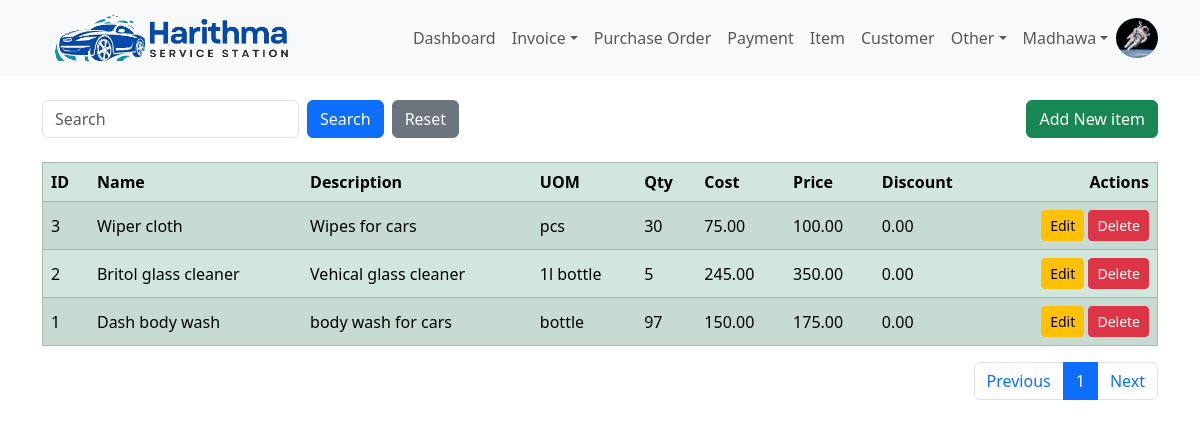
Page /item (signed in) on the committed database.
### harithmapos/models.py (models this page shows, shortened)
class User(db.Model, UserMixin):
    id = db.Column(db.Integer, primary_key=True)
    email = db.Column(db.String(120), unique=True, nullable=False)
    name = db.Column(db.String(50), nullable=False)
    image = db.Column(db.String(20), default='default.jpg')
    password = db.Column(db.String(60), nullable=False)
    create_dttm = db.Column(db.DateTime, nullable=False, default=datetime.utcnow)
    update_dttm = db.Column(db.DateTime, nullable=False, default=datetime.utcnow)

class Item(db.Model):
    id = db.Column(db.Integer, primary_key=True)
    name = db.Column(db.String(100), nullable=False)
    description = db.Column(db.String(255))
    unit_of_measure = db.Column(db.String(20))
    quantity = db.Column(db.Integer)
    unit_cost = db.Column(db.Numeric(10,2))
    unit_price = db.Column(db.Numeric(10,2))
    discount_pct = db.Column(db.Numeric(5,2))
    create_dttm = db.Column(db.DateTime, nullable=False, default=datetime.utcnow)
    update_dttm = db.Column(db.DateTime, nullable=False, default=datetime.utcnow)
    invoice_details = db.relationship('InvoiceDetail', backref='item', lazy=True)
    item_invoice_details = db.relationship('ItemInvoiceDetail', backref='item', lazy=True)
    purchase_order_details = db.relationship('PurchaseOrderDetail', backref='item', lazy=True)

### harithmapos/views/item/routes.py (the view)
@item_blueprint.route("/item", methods=['GET', 'POST'])
@login_required
def item():
    item_create_form = ItemCreateForm()
    item_update_form = ItemUpdateForm()
    per_page = 20
    page = request.args.get('page',1,type=int)
    query = request.args.get("query",None)
    if query:
        items = Item.query.order_by(Item.update_dttm.desc()).filter(Item.name.icontains(query)).paginate(page=page, per_page=per_page)
    else:
        items = Item.query.order_by(Item.update_dttm.desc()).paginate(page=page, per_page=per_page)
    return render_template(
        'item.html',
        title='Item',
        item_create_form=item_create_form,
        item_update_form=item_update_form,
        items=items,
        query=query
    )

### harithmapos/views/item/forms.py
class ItemCreateForm(FlaskForm):
    name = StringField("Name", validators=[DataRequired(), Length(min=2, max=100)])
    description = StringField("Description")
    unit_of_measure = StringField("Unit Of Measure")
    quantity = IntegerField("Quantity")
    unit_cost = DecimalField("Unit Cost", places=2, validators=[DataRequired()])
    unit_price = DecimalField("Unit Price", places=2, validators=[DataRequired()])
    discount_pct = DecimalField("Discount Pct", places=2)
    submit = SubmitField('Insert Item')

class ItemUpdateForm(FlaskForm):
    name = StringField("Name", validators=[DataRequired(), Length(min=2, max=100)])
    description = StringField("Description")
    unit_of_measure = StringField("Unit Of Measure")
    quantity = IntegerField("Quantity")
    unit_cost = DecimalField("Unit Cost", places=2, validators=[DataRequired()])
    unit_price = DecimalField("Unit Price", places=2, validators=[DataRequired()])
    discount_pct = DecimalField("Discount Pct", places=2)
    submit = SubmitField('Update Item')

### harithmapos/models.py (called while the page is built)
@login_manager.user_loader
def load_user(user_id):
    return User.query.get(int(user_id))

### harithmapos/templates/item.html (shortened to what this page needs)
{% extends 'layout/base.html' %}
{% block body %}
    <div class="container mt-4">
        <div class="row">
            <div class="col d-flex justify-content-between align-items-center">
                <form class="mb-0 d-flex" action="" method="GET" autocomplete="off">
                    <input type="text" class="form-control me-2" name="query" id="query" placeholder="{{ query if query else 'Search'}}">
                    <input type="submit" value="Search" class="btn btn-primary me-2" name="">
                    <a href="{{ url_for('item_blueprint.item') }}"><input type="submit" value="Reset" class="btn btn-secondary" ></a>
                </form>
                <button type="button" class="btn btn-success align-right" data-bs-toggle="modal" data-bs-target="#insert_modal">Add New item</button>
            </div>
        </div>
    </div>
    <div class="container mt-4">
        <table class="table table-success table-striped table-hover" border="1">
            <thead class="thread-dark">
                <tr>
                    <th scope="col">ID</th>
                    <th scope="col">Name</th>
                    <th scope="col">Description</th>
                    <th scope="col">UOM</th>
                    <th scope="col">Qty</th>
                    <th scope="col">Cost</th>
                    <th scope="col">Price</th>
                    <th scope="col">Discount</th>
                    <th scope="col" style="text-align: right" >Actions</th>
                </tr>
            </thead>
            <tbody id="results">
                {% for item in items.items %}
                    <tr>
                        <td class="align-middle"  scope="row">{{item.id}}</td>
                        <td class="align-middle">{{item.name}}</td>
                        <td class="align-middle">{{item.description}}</td>
                        <td class="align-middle">{{item.unit_of_measure}}</td>
                        <td class="align-middle">{{item.quantity}}</td>
                        <td class="align-middle">{{item.unit_cost}}</td>
                        <td class="align-middle">{{item.unit_price}}</td>
                        <td class="align-middle">{{item.discount_pct}}</td>
                        <td class="text-end">
                            <a href="{{ url_for('item_blueprint.update_item', item_id=item.id) }}" class="btn btn-sm btn-warning" data-toggle="tooltip" data-placement="top" title="Update item" data-bs-toggle="modal" data-bs-target="#update_item{{item.id}}">Edit</a>
                            <a href="{{ url_for('item_blueprint.delete_item', item_id=item.id) }}" class="btn btn-sm btn-danger" data-toggle="tooltip" data-placement="top" title="Delete item" onclick="return confirm('Are you sure to delete?')">Delete</a>
                        </td>
                    </tr>
                {% endfor %}
            </tbody>
        </table>
        <nav aria-label="Page navigation">
            <ul class="pagination justify-content-end">
                <li class="page-item"><a class="page-link" href="{{ url_for('item_blueprint.item', page=items.prev_num, query=query) }}">Previous</a></li>
                {% for page_number in items.iter_pages(left_edge=1, right_edge=1, left_current=1, right_current=2) %}
                    {% if page_number %}
                        {% if items.page == page_number %}
                            <li class="page-item "><a class="page-link active" href="{{ url_for('item_blueprint.item', page=page_number, query=query) }}">{{ page_number }}</a></li>
                        {% else %}
                            <li class="page-item "><a class="page-link" href="{{ url_for('item_blueprint.item', page=page_number, query=query) }}">{{ page_number }}</a></li>
                        {% endif %}
                    {% else %}
                        <li class="page-item "><a class="page-link" href="#">...</a></li>
                    {% endif %}
                {% endfor %}
                <li class="page-item"><a class="page-link" href="{{ url_for('item_blueprint.item', page=items.next_num, query=query) }}">Next</a></li>
            </ul>
        </nav>
    </div>
{% endblock %}

### harithmapos/templates/layout/navbar.html (shortened to what this page needs)
<nav class="navbar navbar-expand-lg navbar-light bg-light">
    <div class="container">
        <a href="" class="navbar-brand">
            <img src="{{url_for('static', filename='Harithma-logo.png')}}" height="50" class="d-inline-block align-text-top" alt="">
        </a>
        <div class="collapse navbar-collapse" id="navbarCollapse">
            <ul class="navbar-nav ms-auto">
                {% if current_user.is_authenticated %}
                    <a class="nav-item nav-link" href="{{ url_for('dashboard_blueprint.dashboard') }}">Dashboard</a>
                    <li class="nav-item dropdown">
                        <a class="nav-link dropdown-toggle" href="#" role="button" data-bs-toggle="dropdown" aria-expanded="false">Invoice</a>
                    </li>
                    <a class="nav-item nav-link" href="{{ url_for('purchase_order_blueprint.purchase_order_head') }}">Purchase Order</a>
                    <a class="nav-item nav-link" href="{{ url_for('payment_blueprint.payment') }}">Payment</a>
                    <a class="nav-item nav-link" href="{{ url_for('item_blueprint.item') }}">Item</a>
                    <a class="nav-item nav-link" href="{{ url_for('customer_blueprint.customer') }}">Customer</a>
                    <li class="nav-item dropdown">
                        <a class="nav-link dropdown-toggle" href="#" role="button" data-bs-toggle="dropdown" aria-expanded="false">Other</a>
                    </li>
                    <li class="nav-item dropdown">
                        <a class="nav-link dropdown-toggle" href="#" role="button" data-bs-toggle="dropdown" aria-expanded="false">{{ current_user.name }}</a>
                    </li>
                    <img src="{{ url_for('static', filename='user_images/'+current_user.image) }}" class="rounded-circle" height="40" alt="Avatar" />
                {% else %}
                    <a class="nav-item nav-link" href="{{ url_for('user_blueprint.login') }}">Login</a>
                    <a class="nav-item nav-link" href="{{ url_for('user_blueprint.register') }}">Register</a>
                {% endif %}
            </ul>
        </div>
    </div>
</nav>

### rows in the picture
User: name "Madhawa", image (picture)
Item: id "3", name "Wiper cloth", description "Wipes for cars", unit_of_measure "pcs", quantity "30", unit_cost "75.00", unit_price "100.00", discount_pct "0.00"
Item: id "2", name "Britol glass cleaner", description "Vehical glass cleaner", unit_of_measure "1l bottle", quantity "5", unit_cost "245.00", unit_price "350.00", discount_pct "0.00"
Item: id "1", name "Dash body wash", description "body wash for cars", unit_of_measure "bottle", quantity "97", unit_cost "150.00", unit_price "175.00", discount_pct "0.00"

### other values in the picture
{{ page_number }} "1"
